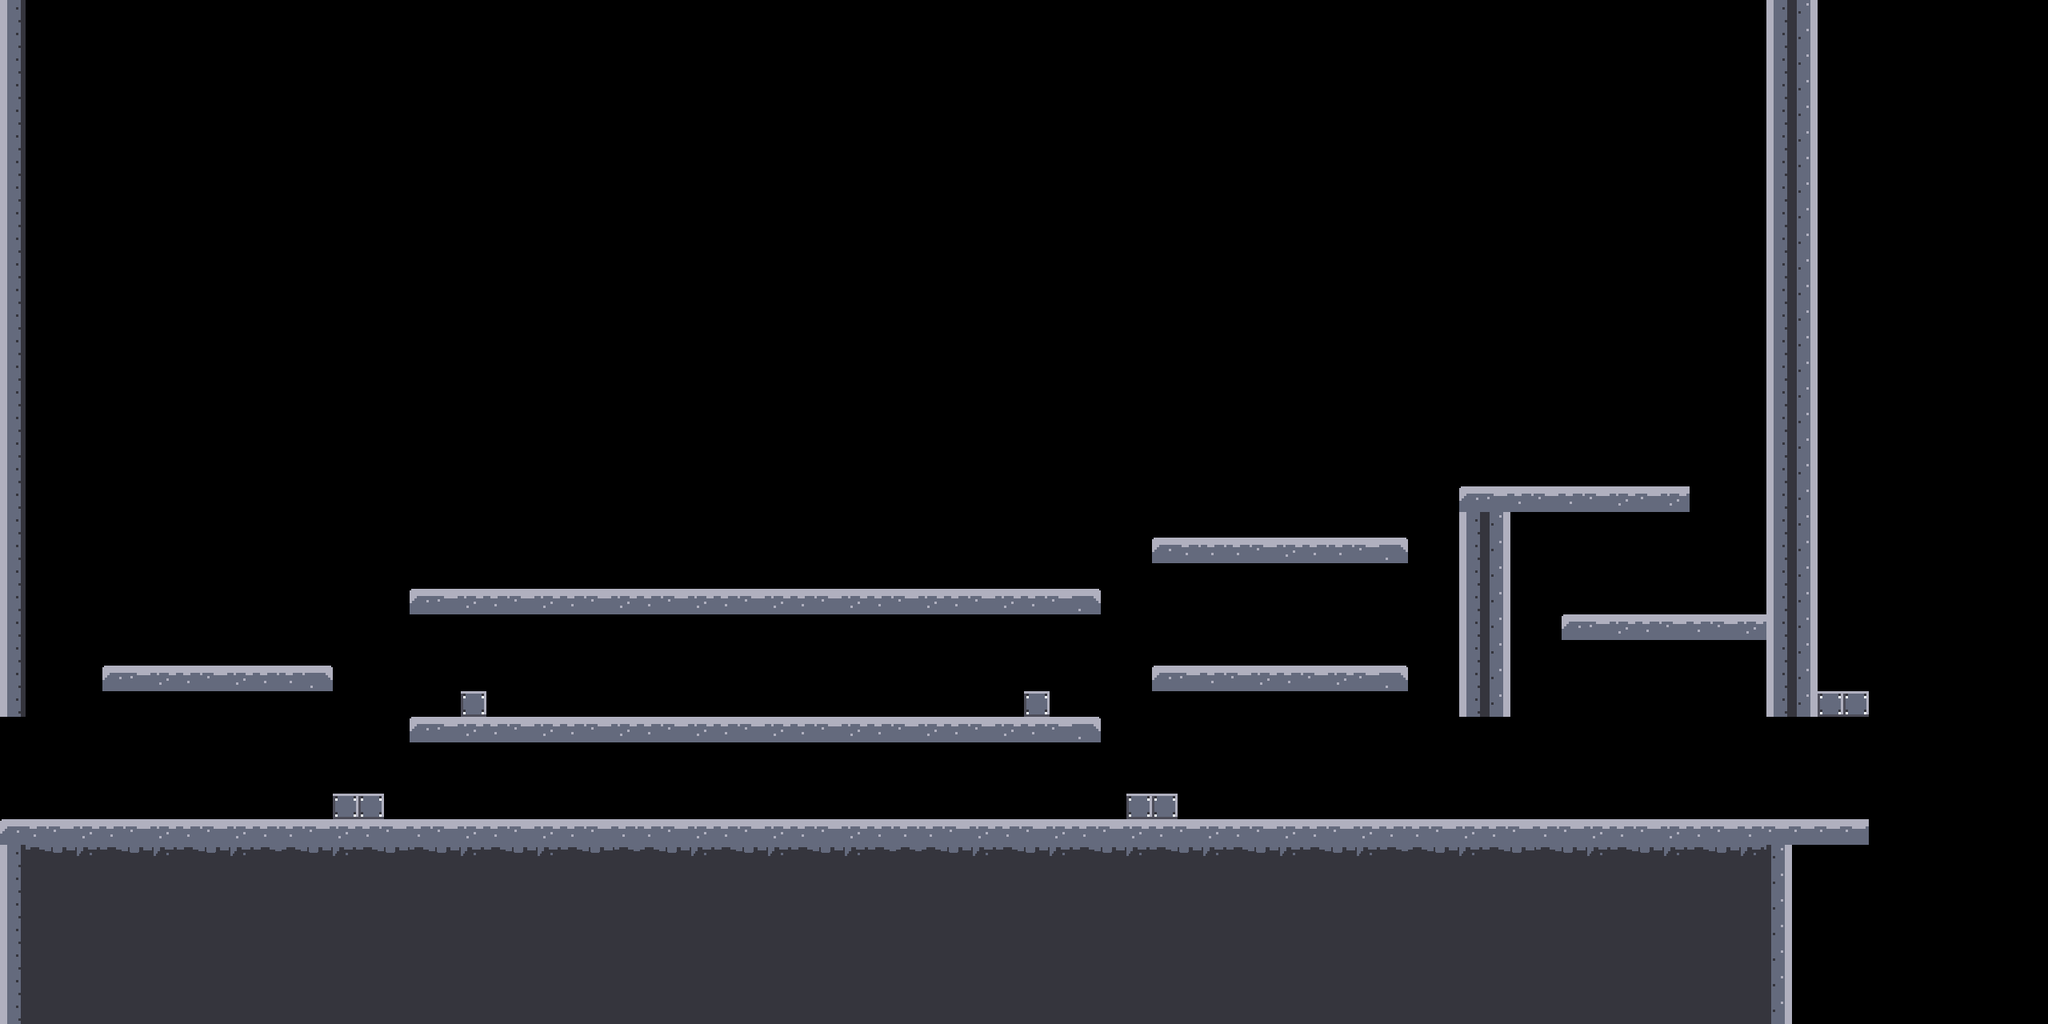

The image is a tile-based game level rendered from a .tmx file. Its description and source (layers, tilesets, objects; grid data summarised) follow:
An orthogonal 80x40 tile map with 32x32 px tiles, 1 tile layer (Platform) and 28 objects.

<map version="1.0" orientation="orthogonal" renderorder="right-up" width="80" height="40" tilewidth="32" tileheight="32" nextobjectid="61">
 <tileset firstgid="1" name="tileset" tilewidth="32" tileheight="32" spacing="2" tilecount="225" columns="15">
  <image source="tileset-pad.png" width="512" height="512" />
 </tileset>
 <layer name="Platform" width="80" height="40">
  <data>[3200 cells, 787 non-empty, 15 distinct tile ids]</data>
 </layer>
 <objectgroup name="PlatformOb">
  <object id="4" x="0" y="1022.67" width="2335.5" height="257.333" />
  <object id="5" x="0" y="320" width="32" height="702.667" />
  <object id="6" x="2208" y="320" width="129" height="577" />
  <object id="7" x="32" y="320" width="2176" height="32" />
  <object id="9" x="512" y="896" width="864" height="32" />
  <object id="13" x="1440" y="832" width="320" height="32" />
  <object id="14" x="512" y="736" width="864.333" height="32" />
  <object id="15" x="1440" y="672" width="319.333" height="32" />
  <object id="19" x="416" y="992" width="64" height="32" />
  <object id="20" x="1408" y="992" width="64" height="32" />
  <object id="37" x="1824" y="608" width="64" height="287" />
  <object id="38" x="1888" y="608" width="224" height="32" />
  <object id="40" x="1952" y="768" width="256" height="32" />
  <object id="41" x="576" y="864" width="32" height="32" />
  <object id="42" x="1280" y="864" width="32" height="32" />
  <object id="55" x="2528" y="896" width="32" height="128" />
  <object id="59" x="2336" y="1024" width="224" height="32" />
  <object id="60" x="128" y="832" width="288" height="32" />
 </objectgroup>
 <objectgroup name="EnemyOb">
  <object id="21" x="768" y="832" width="32" height="32" />
  <object id="22" x="960" y="960" width="32" height="32" />
 </objectgroup>
 <objectgroup name="PortalOb">
  <object id="31" x="0" y="1056">
   <properties>
    <property name="place" value="entry" />
    <property name="type" value="body" />
   </properties>
   <polygon points="0,0 32,-32 128,-32 160,0" />
  </object>
  <object id="32" x="32" y="992" width="96" height="32">
   <properties>
    <property name="place" value="entry" />
    <property name="type" value="sensor" />
   </properties>
  </object>
  <object id="33" x="2208" y="1056">
   <properties>
    <property name="place" value="exit" />
    <property name="type" value="body" />
   </properties>
   <polygon points="0,0 32,-32 128,-32 160,0" />
  </object>
  <object id="34" x="2240" y="992" width="96" height="32">
   <properties>
    <property name="place" value="exit" />
    <property name="type" value="sensor" />
   </properties>
  </object>
 </objectgroup>
 <objectgroup name="SwitchOb">
  <object id="45" x="1600" y="960" width="32" height="32">
   <properties>
    <property name="id" value="2" />
   </properties>
  </object>
  <object id="46" x="256" y="768" width="32" height="32">
   <properties>
    <property name="id" value="1" />
   </properties>
  </object>
 </objectgroup>
 <objectgroup name="LaserOb">
  <object id="47" x="1409.33" y="733.333" width="32" height="256">
   <properties>
    <property name="id" value="1" />
   </properties>
  </object>
  <object id="52" x="2080" y="353.333" width="32" height="256">
   <properties>
    <property name="id" value="2" />
   </properties>
  </object>
 </objectgroup>
</map>
